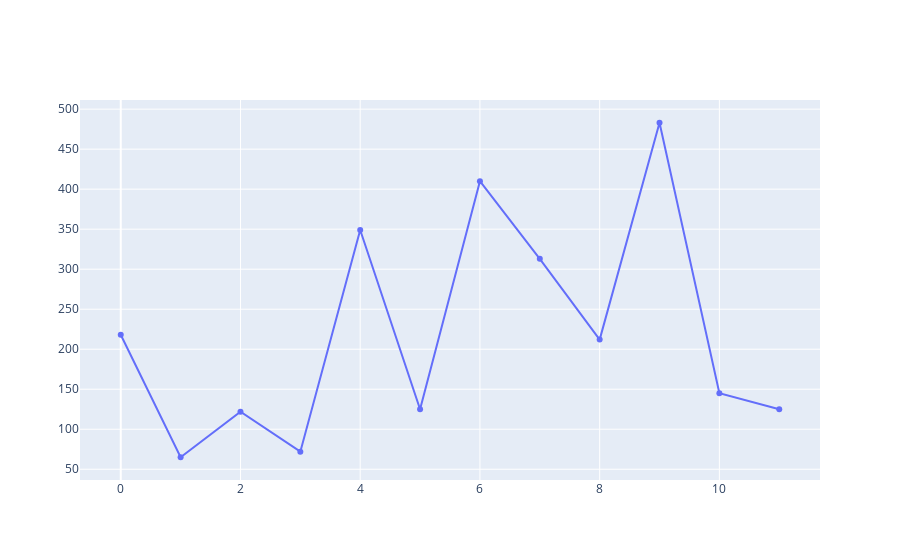

Source (notebook cell):
### Code cell
plot2=go.Figure(data=go.Scatter(x=x,y=y2))
plot2

### Figure 1 — Plotly figure (JSON) as saved in the notebook; plotly's stock layout.template omitted (floating-point values rounded to 4 significant figures)
{"data": [{"type": "scatter", "x": [0, 1, 2, 3, 4, 5, 6, 7, 8, 9, 10, 11], "y": [218, 65, 122, 72, 349, 125, 410, 313, 212, 483, 145, 125]}], "layout": {}}
